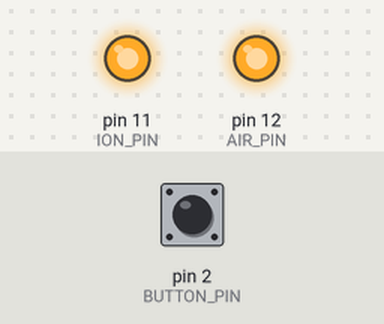
Bench run of a sketch on a simulated Arduino Uno, built with avr-gcc and run on an emulated ATmega328P. Shown: output pins drawn as LEDs (lit = HIGH). The inputs (shaded band) are chosen by the test bench; at power-on: pin 2 (BUTTON_PIN) HIGH.

Above: at 1.2 s.
1.3 s: pin 2 (BUTTON_PIN) pulled LOW for 0.15 s
At 1.37 s:
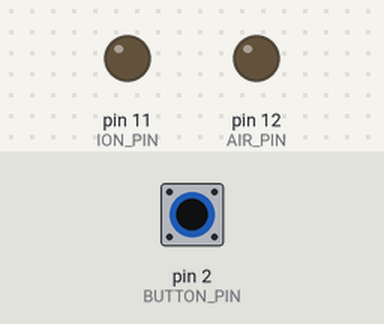
2.9 s: pin 2 (BUTTON_PIN) pulled LOW for 3.2 s
At 6.8 s:
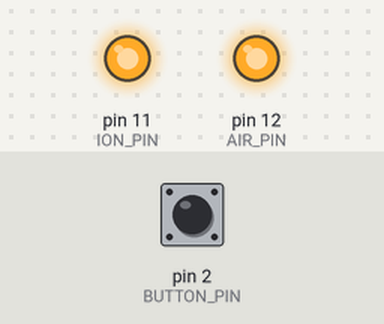
Timing chart, 0 to 8.3 s (numbered marks = the images above; inputs shaded):
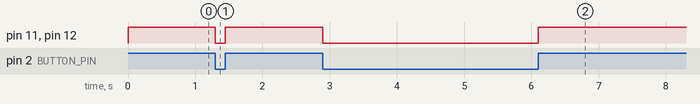

Measured:
- after the input at 1.3 s, pin 11 (ION_PIN), pin 12 (AIR_PIN): HIGH → LOW at once, → HIGH 0.15 s later
- after the input at 2.9 s, pin 11 (ION_PIN), pin 12 (AIR_PIN): HIGH → LOW at once, → HIGH 3.2 s later

The sketch:

IRSensor.ino
```cpp
#define BUTTON_PIN 2
#define ION_PIN 11
#define AIR_PIN 12

//Switch connects pin 2 to ground.

void setup() {
  pinMode(BUTTON_PIN, INPUT_PULLUP);
  pinMode(ION_PIN, OUTPUT);
  pinMode(AIR_PIN, OUTPUT);
}

void loop() {
  //switch on
  if(digitalRead(BUTTON_PIN)){
    digitalWrite(ION_PIN, HIGH);
    digitalWrite(AIR_PIN, HIGH);
  //switch off
  }else{
    digitalWrite(ION_PIN, LOW);
    digitalWrite(AIR_PIN, LOW);
  }
}
```
